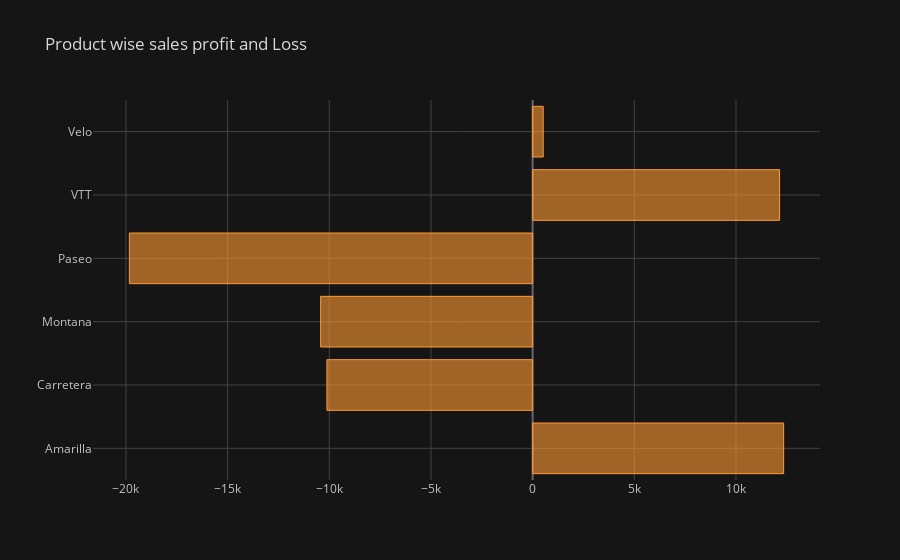

Source (notebook cell):
### Code cell
Gr1.iplot(x='Product',y='Total Price',kind='barh',theme='solar',title='Product wise sales profit and Loss')

### Figure 1 — Plotly figure (JSON) as saved in the notebook; plotly's stock layout.template omitted (floating-point values rounded to 4 significant figures)
{"data": [{"marker": {"color": "rgba(255, 153, 51, 0.6)", "line": {"color": "rgba(255, 153, 51, 1.0)", "width": 1}}, "name": "Total Price", "orientation": "h", "text": "", "type": "bar", "x": [12344, -10116, -10425, -19832, 12144, 519], "y": ["Amarilla", "Carretera", "Montana", "Paseo", "VTT", "Velo"]}], "layout": {"legend": {"bgcolor": "#151516", "font": {"color": "#D9D9D9"}}, "paper_bgcolor": "#151516", "plot_bgcolor": "#151516", "title": {"font": {"color": "#D9D9D9"}, "text": "Product wise sales profit and Loss"}, "xaxis": {"gridcolor": "#434343", "showgrid": true, "tickfont": {"color": "#C2C2C2"}, "title": {"font": {"color": "#D9D9D9"}, "text": ""}, "zerolinecolor": "#666570"}, "yaxis": {"gridcolor": "#434343", "showgrid": true, "tickfont": {"color": "#C2C2C2"}, "title": {"font": {"color": "#D9D9D9"}, "text": ""}, "zerolinecolor": "#666570"}}}
